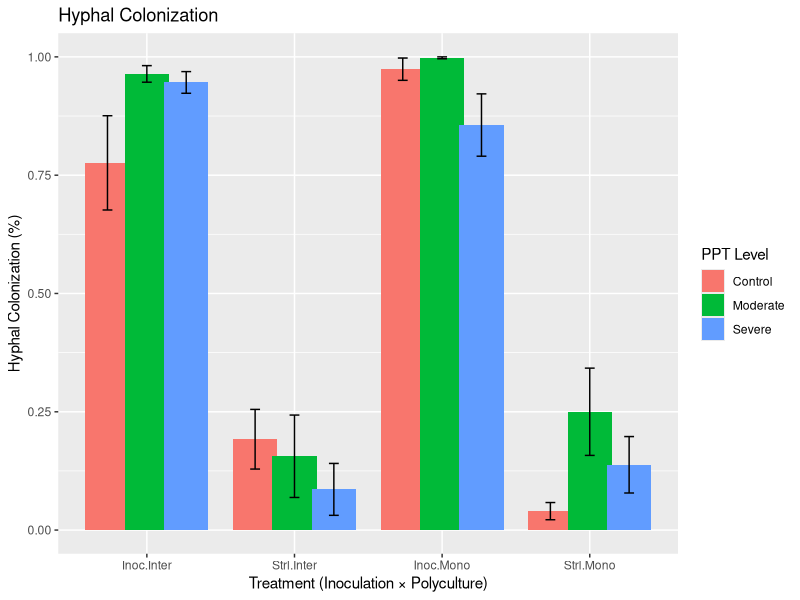
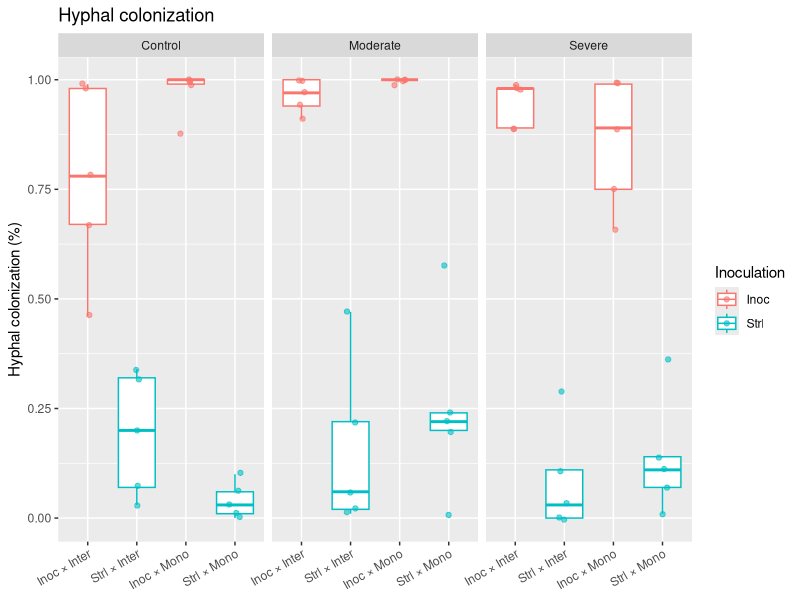
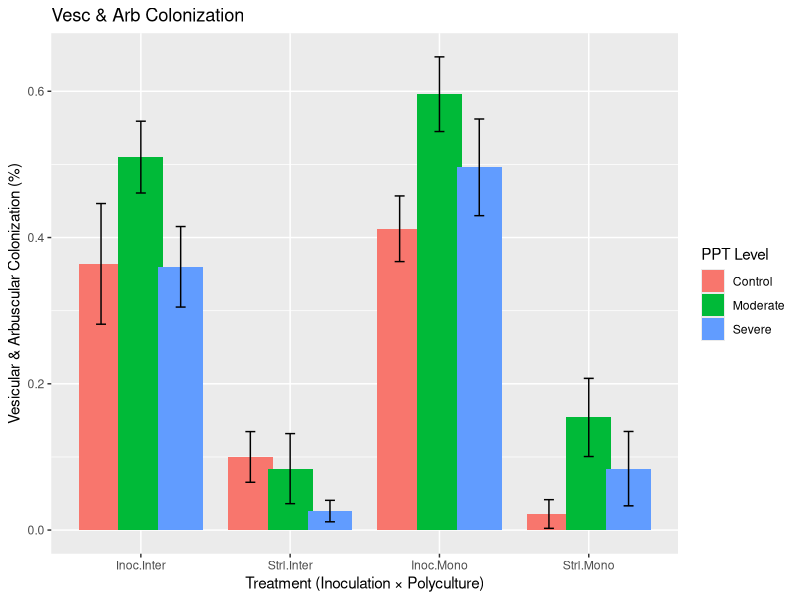
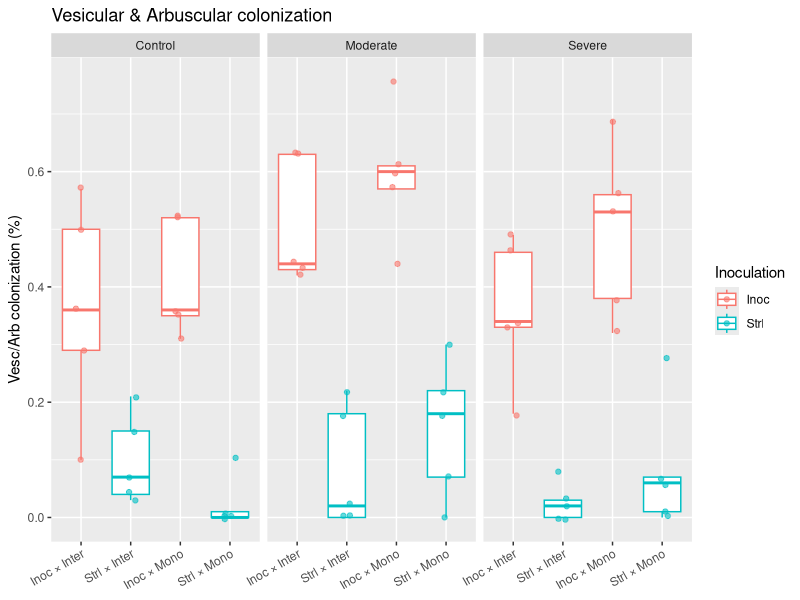
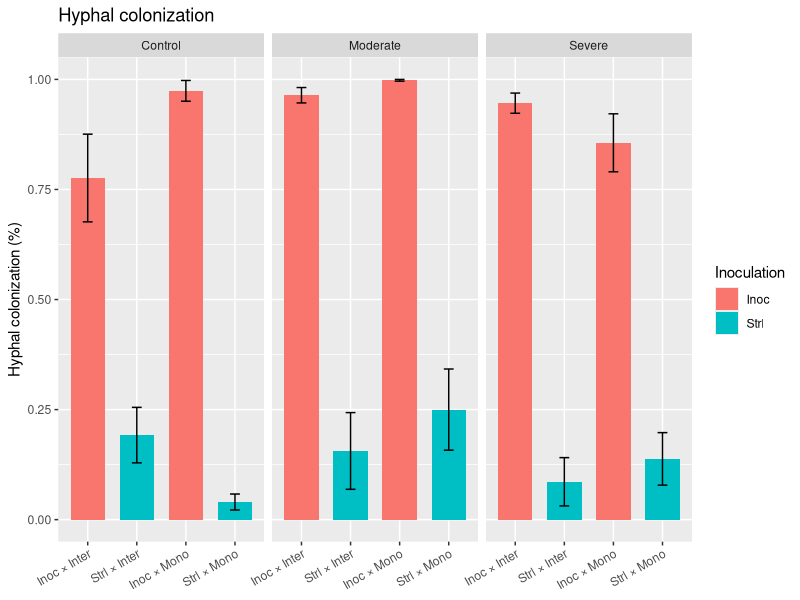
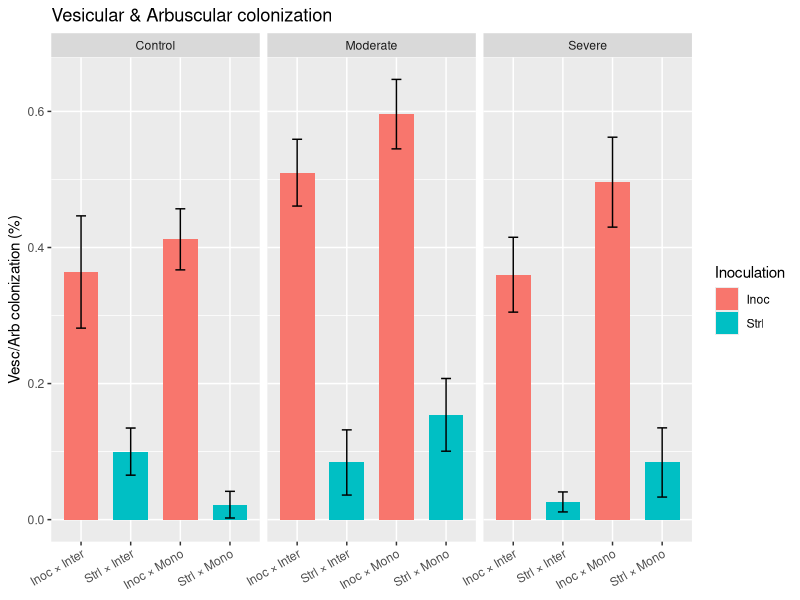

Write R code to recreate these figures, in order.
## ---- chunk 1
knitr::opts_chunk$set(echo = TRUE)
## ---- chunk 2
# Load packages

library(tidyverse)

## ---- chunk 3
# Load data
amf <- read.csv("AMF_inoc.csv")

# Convert treatments to factors (important for plotting order)
amf <- amf %>%
  mutate(
    Inoculation = factor(Inoculation),
    Polyculture = factor(Polyculture),
    PPT = factor(Water, levels = c("Control", "Moderate", "Severe"))
  )
## ---- chunk 4
# Create summary means for bar charting

amf_hyphal_summary <- amf %>%
  group_by(Inoculation, Polyculture, PPT) %>%
  summarise(
    mean_hyphal = mean(hyphal_colonization, na.rm = TRUE),
    se_hyphal = sd(hyphal_colonization, na.rm = TRUE) / sqrt(n()),
    .groups = "drop"
  )


amf_hyphal_summary2 <- amf %>%
  group_by(Inoculation) %>%
  summarise(
    mean_hyphal = mean(hyphal_colonization, na.rm = TRUE),
    se_hyphal = sd(hyphal_colonization, na.rm = TRUE) / sqrt(n()),
    .groups = "drop"
  )

# Basic bar

ggplot(amf_hyphal_summary,
       aes(x = interaction(Inoculation, Polyculture),
           y = mean_hyphal,
           fill = PPT)) +
  geom_col(position = position_dodge(width = 0.8)) +
  geom_errorbar(aes(ymin = mean_hyphal - se_hyphal,
                    ymax = mean_hyphal + se_hyphal),
                width = 0.2,
                position = position_dodge(width = 0.8)) +
  labs(
    x = "Treatment (Inoculation × Polyculture)",
    y = "Hyphal Colonization (%)",
    fill = "PPT Level",
    title = "Hyphal Colonization"
  )

## ---- chunk 5

amf <- amf %>%
  mutate(Treatment = interaction(Inoculation, Polyculture, sep = " × "))

ggplot(amf, aes(x = Treatment, y = hyphal_colonization, color = Inoculation)) +
  geom_boxplot(outlier.shape = NA) +
  geom_jitter(width = 0.12, alpha = 0.6) +
  facet_wrap(~ PPT, nrow = 1) +
  labs(
    x = NULL,
    y = "Hyphal colonization (%)",
    color = "Inoculation",
    title = "Hyphal colonization"
  ) +
  theme(axis.text.x = element_text(angle = 30, hjust = 1))
## ---- chunk 6
# Create summary means for bar charting

amf_vesc_summary <- amf %>%
  group_by(Inoculation, Polyculture, PPT) %>%
  summarise(
    mean_vesc = mean(arb_vesc_colonization, na.rm = TRUE),
    se_vesc = sd(arb_vesc_colonization, na.rm = TRUE) / sqrt(n()),
    .groups = "drop"
  )


# Basic bar

ggplot(amf_vesc_summary,
       aes(x = interaction(Inoculation, Polyculture),
           y = mean_vesc,
           fill = PPT)) +
  geom_col(position = position_dodge(width = 0.8)) +
  geom_errorbar(aes(ymin = mean_vesc - se_vesc,
                    ymax = mean_vesc + se_vesc),
                width = 0.2,
                position = position_dodge(width = 0.8)) +
  labs(
    x = "Treatment (Inoculation × Polyculture)",
    y = "Vesicular & Arbuscular Colonization (%)",
    fill = "PPT Level",
    title = "Vesc & Arb Colonization"
  )

## ---- chunk 7

ggplot(amf, aes(x = Treatment, y = arb_vesc_colonization, color = Inoculation)) +
  geom_boxplot(outlier.shape = NA) +
  geom_jitter(width = 0.12, alpha = 0.6) +
  facet_wrap(~ PPT, nrow = 1) +
  labs(
    x = NULL,
    y = "Vesc/Arb colonization (%)",
    color = "Inoculation",
    title = "Vesicular & Arbuscular colonization"
  ) +
  theme(axis.text.x = element_text(angle = 30, hjust = 1))
## ---- chunk 8

amf_summary_hyph <- amf %>%
  group_by(PPT, Inoculation, Polyculture) %>%
  summarise(
    mean_hyphal = mean(hyphal_colonization, na.rm = TRUE),
    se_hyphal   = sd(hyphal_colonization, na.rm = TRUE) / sqrt(sum(!is.na(hyphal_colonization))),
    .groups = "drop"
  ) %>%
  mutate(Treatment = interaction(Inoculation, Polyculture, sep = " × "))

ggplot(amf_summary_hyph, aes(x = Treatment, y = mean_hyphal, fill = Inoculation)) +
  geom_col(width = 0.7) +
  geom_errorbar(aes(ymin = mean_hyphal - se_hyphal, ymax = mean_hyphal + se_hyphal),
                width = 0.2) +
  facet_wrap(~ PPT, nrow = 1) +
  labs(
    x = NULL,
    y = "Hyphal colonization (%)",
    fill = "Inoculation",
    title = "Hyphal colonization"
  ) +
  theme(axis.text.x = element_text(angle = 30, hjust = 1))

## ---- chunk 9

amf_summary_vesc <- amf %>%
  group_by(PPT, Inoculation, Polyculture) %>%
  summarise(
    mean_vesc = mean(arb_vesc_colonization, na.rm = TRUE),
    se_vesc   = sd(arb_vesc_colonization, na.rm = TRUE) / sqrt(sum(!is.na(arb_vesc_colonization))),
    .groups = "drop"
  ) %>%
  mutate(Treatment = interaction(Inoculation, Polyculture, sep = " × "))

ggplot(amf_summary_vesc, aes(x = Treatment, y = mean_vesc, fill = Inoculation)) +
  geom_col(width = 0.7) +
  geom_errorbar(aes(ymin = mean_vesc - se_vesc, ymax = mean_vesc + se_vesc),
                width = 0.2) +
  facet_wrap(~ PPT, nrow = 1) +
  labs(
    x = NULL,
    y = "Vesc/Arb colonization (%)",
    fill = "Inoculation",
    title = "Vesicular & Arbuscular colonization"
  ) +
  theme(axis.text.x = element_text(angle = 30, hjust = 1))
